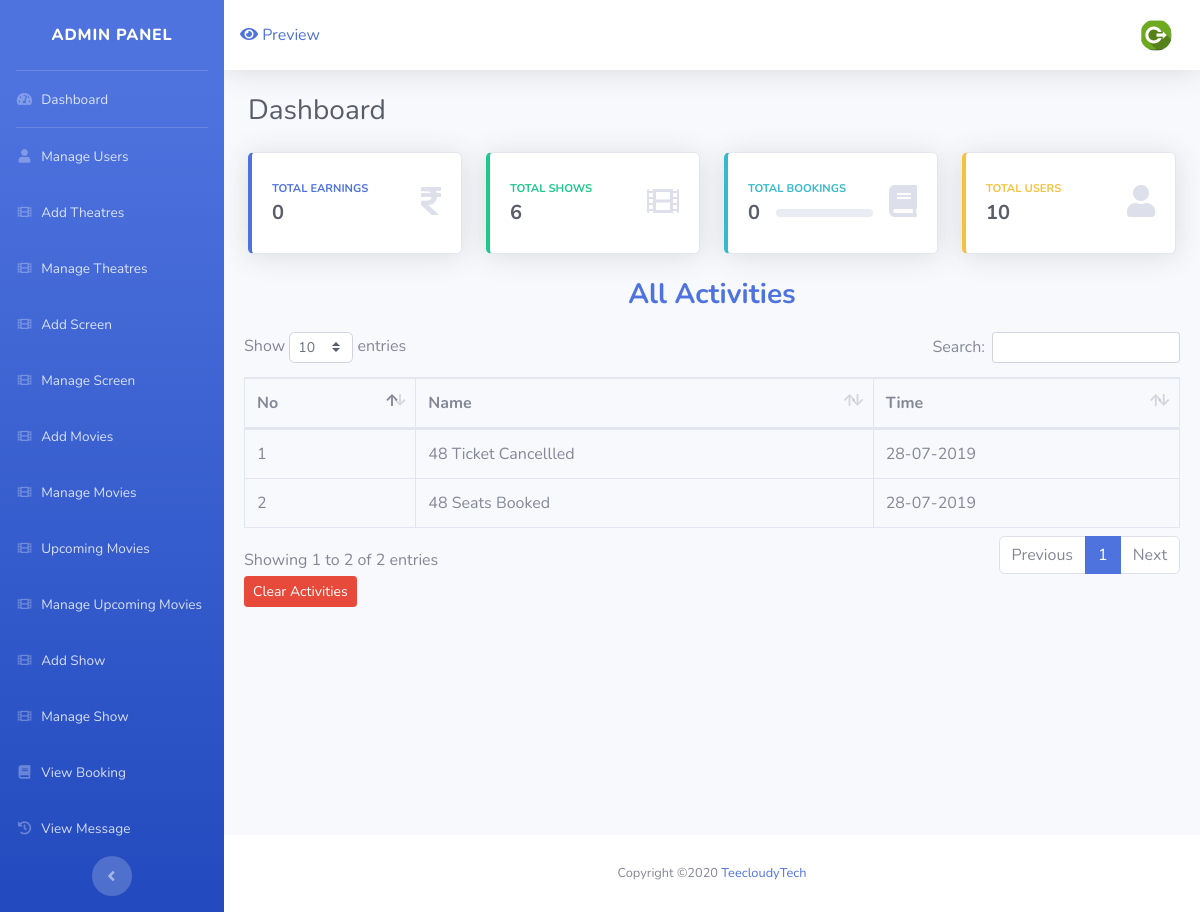
The app's page /admin/index.php with its own data.
### tables this page shows
CREATE TABLE `activity` (
  `ac_id` int(4) NOT NULL,
  `ac_nm` varchar(200) NOT NULL,
  `ac_time` varchar(200) NOT NULL,
  `ac_tmp` varchar(200) NOT NULL
);

### admin/index.php (the view, shortened to what this page needs)
<?php
	include("include/header.php");
	include("../include/config.php");
	$total=0;
	$ttlbooking =0;
	$shw = mysqli_query($con,"SELECT * FROM shows");
    $ttlshow = mysqli_num_rows($shw);
	$usr = mysqli_query($con,"SELECT * FROM register");
    $ttluser = mysqli_num_rows($usr);
?>
  <div class="container-fluid">
 <div class="d-sm-flex align-items-center justify-content-between mb-4">
            <h1 class="h3 mb-0 text-gray-800">Dashboard</h1>
          </div>
          <div class="row">
            <div class="col-xl-3 col-md-6 mb-4">
              <div class="card border-left-primary shadow h-100 py-2">
                <div class="card-body">
                  <div class="row no-gutters align-items-center">
                    <div class="col mr-2">
                      <div class="text-xs font-weight-bold text-primary text-uppercase mb-1">Total Earnings</div>
                      <div class="h5 mb-0 font-weight-bold text-gray-800"><?php echo $total; ?></div>
                    </div>
                    <div class="col-auto">
                      <i class="fas fa-rupee-sign fa-2x text-gray-300"></i>
                    </div>
                  </div>
                </div>
              </div>
            </div>
			    <div class="col-xl-3 col-md-6 mb-4">
              <div class="card border-left-success shadow h-100 py-2">
                <div class="card-body">
                  <div class="row no-gutters align-items-center">
                    <div class="col mr-2">
                      <div class="text-xs font-weight-bold text-success text-uppercase mb-1">Total Shows</div>
                      <div class="h5 mb-0 font-weight-bold text-gray-800"><?php echo $ttlshow; ?></div>
                    </div>
                    <div class="col-auto">
                      <i class="fas fa-film fa-2x text-gray-300"></i>
                    </div>
                  </div>
                </div>
              </div>
            </div>
            <div class="col-xl-3 col-md-6 mb-4">
              <div class="card border-left-info shadow h-100 py-2">
                <div class="card-body">
                  <div class="row no-gutters align-items-center">
                    <div class="col mr-2">
                      <div class="text-xs font-weight-bold text-info text-uppercase mb-1">Total Bookings</div>
                      <div class="row no-gutters align-items-center">
                        <div class="col-auto">
                          <div class="h5 mb-0 mr-3 font-weight-bold text-gray-800"><?php echo $ttlbooking; ?></div>
                        </div>
                        <div class="col">
                          <div class="progress progress-sm mr-2">
                          </div>
                        </div>
                      </div>
                    </div>
                    <div class="col-auto">
                      <i class="fas fa-book fa-2x text-gray-300"></i>
                    </div>
                  </div>
                </div>
              </div>
            </div>
			<div class="col-xl-3 col-md-6 mb-4">
              <div class="card border-left-warning shadow h-100 py-2">
                <div class="card-body">
                  <div class="row no-gutters align-items-center">
                    <div class="col mr-2">
                      <div class="text-xs font-weight-bold text-warning text-uppercase mb-1">Total Users</div>
                      <div class="h5 mb-0 font-weight-bold text-gray-800"><?php echo $ttluser; ?></div>
                    </div>
                    <div class="col-auto">
                      <i class="fas fa-user fa-2x text-gray-300"></i>
                    </div>
                  </div>
                </div>
              </div>
            </div>
            </div>
            </div>
        <h3 align="center" class="m-0 font-weight-bold text-primary">All Activities</h3>
      <div class="card-body">
		<div class="table-responsive">
                <table class="table table-bordered" id="dataTable" width="100%" cellspacing="0">
                  <thead>
                    <tr>
                      <th>No</th>
                      <th>Name</th>
                      <th>Time</th>
                    </tr>
                  </thead>
                <tbody>
  <?php
  $ac_res=mysqli_query($con,"select * from activity  order by ac_id   desc");
     $co=1;     while($ac_row=mysqli_fetch_assoc($ac_res))
           {
                   echo'<tr>
                      <td>'.$co.'</td>
                      <td>'.$ac_row['ac_nm'].'</td>
                      <td>'.date('d-m-Y',$ac_row['ac_time']).'</td>
                    </tr>';
                    $co++;
          }
 ?>
    </tbody>
                </table>
              </div>
			  <a href="clearlogs.php" class="btn btn-danger btn-sm btn-sm">Clear Activities</a>
	</div>
<?php
	include("include/footer.php");
?>

### records on screen
activity: ac_nm "48 Ticket Cancellled", ac_time "28-07-2019"
activity: ac_nm "48 Seats Booked", ac_time "28-07-2019"

### other values on screen
$total "0"
$ttlshow "6"
$ttlbooking "0"
$ttluser "10"
